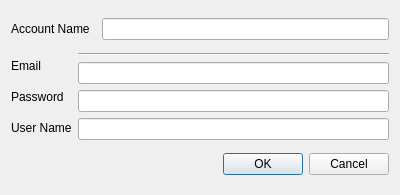
<?xml version="1.0" encoding="UTF-8"?>
<ui version="4.0">
 <class>AccountSet</class>
 <widget class="QDialog" name="AccountSet">
  <property name="geometry">
   <rect>
    <x>0</x>
    <y>0</y>
    <width>400</width>
    <height>195</height>
   </rect>
  </property>
  <property name="windowTitle">
   <string>Dialog</string>
  </property>
  <layout class="QVBoxLayout" name="verticalLayout_3">
   <item>
    <layout class="QHBoxLayout" name="horizontalLayout_2">
     <item>
      <widget class="QLabel" name="label">
       <property name="text">
        <string>Account Name</string>
       </property>
      </widget>
     </item>
     <item>
      <widget class="Line" name="line">
       <property name="orientation">
        <enum>Qt::Horizontal</enum>
       </property>
      </widget>
     </item>
     <item>
      <widget class="QLineEdit" name="lineEditAccountName"/>
     </item>
    </layout>
   </item>
   <item>
    <layout class="QHBoxLayout" name="horizontalLayout">
     <item>
      <layout class="QVBoxLayout" name="verticalLayout_2">
       <item>
        <widget class="QLabel" name="label_2">
         <property name="text">
          <string>Email</string>
         </property>
        </widget>
       </item>
       <item>
        <widget class="QLabel" name="label_3">
         <property name="text">
          <string>Password</string>
         </property>
        </widget>
       </item>
       <item>
        <widget class="QLabel" name="label_4">
         <property name="text">
          <string>User Name</string>
         </property>
        </widget>
       </item>
      </layout>
     </item>
     <item>
      <layout class="QVBoxLayout" name="verticalLayout">
       <item>
        <widget class="Line" name="line_2">
         <property name="orientation">
          <enum>Qt::Horizontal</enum>
         </property>
        </widget>
       </item>
       <item>
        <widget class="QLineEdit" name="lineEditEmil"/>
       </item>
       <item>
        <widget class="QLineEdit" name="lineEditPassword"/>
       </item>
       <item>
        <widget class="QLineEdit" name="lineEditUsername"/>
       </item>
      </layout>
     </item>
    </layout>
   </item>
   <item>
    <widget class="QDialogButtonBox" name="newAccountButtons">
     <property name="orientation">
      <enum>Qt::Horizontal</enum>
     </property>
     <property name="standardButtons">
      <set>QDialogButtonBox::Cancel|QDialogButtonBox::Ok</set>
     </property>
    </widget>
   </item>
  </layout>
 </widget>
 <resources/>
 <connections>
  <connection>
   <sender>newAccountButtons</sender>
   <signal>accepted()</signal>
   <receiver>AccountSet</receiver>
   <slot>accept()</slot>
   <hints>
    <hint type="sourcelabel">
     <x>248</x>
     <y>254</y>
    </hint>
    <hint type="destinationlabel">
     <x>157</x>
     <y>274</y>
    </hint>
   </hints>
  </connection>
  <connection>
   <sender>newAccountButtons</sender>
   <signal>rejected()</signal>
   <receiver>AccountSet</receiver>
   <slot>reject()</slot>
   <hints>
    <hint type="sourcelabel">
     <x>316</x>
     <y>260</y>
    </hint>
    <hint type="destinationlabel">
     <x>286</x>
     <y>274</y>
    </hint>
   </hints>
  </connection>
 </connections>
</ui>
